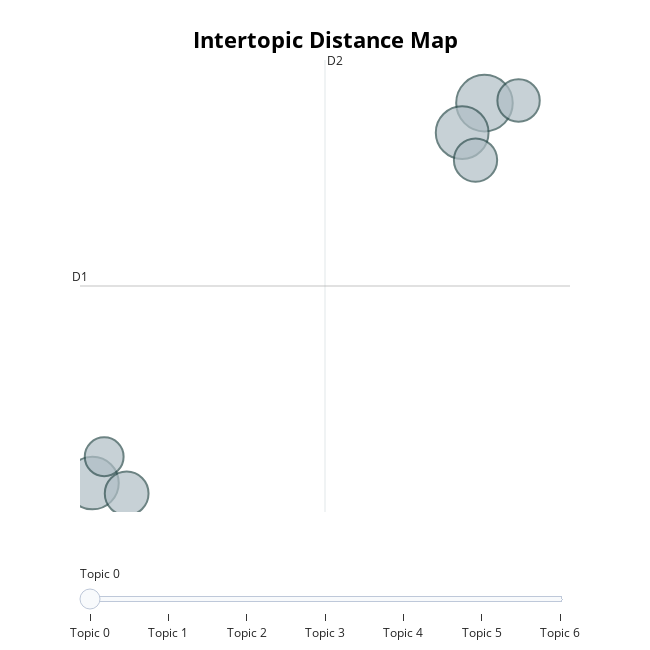

Notebook source saved alongside this figure:
### Code cell
topic_model.visualize_topics(custom_labels=True)

### Figure 1 — Plotly figure (JSON) as saved in the notebook; plotly's stock layout.template omitted (floating-point values rounded to 4 significant figures)
{"data": [{"customdata": [[0, "Driverless", 3498], [1, "Students", 3043], [2, "Venus", 3017], [3, "Mars", 2094], [4, "Vote", 2046], [5, "Pollution", 1961], [6, "World", 1648]], "hovertemplate": "<b>Topic %{customdata[0]}</b><br>%{customdata[1]}<br>Size: %{customdata[2]}", "legendgroup": "", "marker": {"color": "#B0BEC5", "line": {"color": "DarkSlateGrey", "width": 2}, "size": [3498, 3043, 3017, 2094, 2046, 1961, 1648], "sizemode": "area", "sizeref": 2.186, "symbol": "circle"}, "mode": "markers", "name": "", "orientation": "v", "showlegend": false, "type": "scatter", "x": [5.131, 4.76, -1.383, -0.8148, 4.982, 5.698, -1.188], "xaxis": "x", "y": [5.689, 5.06, -2.406, -2.628, 4.475, 5.746, -1.845], "yaxis": "y"}], "layout": {"annotations": [{"showarrow": false, "text": "D1", "x": -1.59, "y": 1.793, "yshift": 10}, {"showarrow": false, "text": "D2", "x": 2.481, "xshift": 10, "y": 6.608}], "height": 650, "hoverlabel": {"bgcolor": "white", "font": {"family": "Rockwell", "size": 16}}, "legend": {"itemsizing": "constant", "tracegroupgap": 0}, "margin": {"t": 60}, "shapes": [{"line": {"color": "#CFD8DC", "width": 2}, "type": "line", "x0": 2.481, "x1": 2.481, "y0": -3.023, "y1": 6.608}, {"line": {"color": "#9E9E9E", "width": 2}, "type": "line", "x0": -1.59, "x1": 6.552, "y0": 1.793, "y1": 1.793}], "sliders": [{"active": 0, "pad": {"t": 50}, "steps": [{"args": [{"marker.color": [["red", "#B0BEC5", "#B0BEC5", "#B0BEC5", "#B0BEC5", "#B0BEC5", "#B0BEC5"]]}], "label": "Topic 0", "method": "update"}, {"args": [{"marker.color": [["#B0BEC5", "red", "#B0BEC5", "#B0BEC5", "#B0BEC5", "#B0BEC5", "#B0BEC5"]]}], "label": "Topic 1", "method": "update"}, {"args": [{"marker.color": [["#B0BEC5", "#B0BEC5", "red", "#B0BEC5", "#B0BEC5", "#B0BEC5", "#B0BEC5"]]}], "label": "Topic 2", "method": "update"}, {"args": [{"marker.color": [["#B0BEC5", "#B0BEC5", "#B0BEC5", "red", "#B0BEC5", "#B0BEC5", "#B0BEC5"]]}], "label": "Topic 3", "method": "update"}, {"args": [{"marker.color": [["#B0BEC5", "#B0BEC5", "#B0BEC5", "#B0BEC5", "red", "#B0BEC5", "#B0BEC5"]]}], "label": "Topic 4", "method": "update"}, {"args": [{"marker.color": [["#B0BEC5", "#B0BEC5", "#B0BEC5", "#B0BEC5", "#B0BEC5", "red", "#B0BEC5"]]}], "label": "Topic 5", "method": "update"}, {"args": [{"marker.color": [["#B0BEC5", "#B0BEC5", "#B0BEC5", "#B0BEC5", "#B0BEC5", "#B0BEC5", "red"]]}], "label": "Topic 6", "method": "update"}]}], "title": {"font": {"color": "Black", "size": 22}, "text": "<b>Intertopic Distance Map</b>", "x": 0.5, "xanchor": "center", "y": 0.95, "yanchor": "top"}, "width": 650, "xaxis": {"anchor": "y", "domain": [0, 1], "range": [-1.59, 6.552], "title": {"text": ""}, "visible": false}, "yaxis": {"anchor": "x", "domain": [0, 1], "range": [-3.023, 6.608], "title": {"text": ""}, "visible": false}}}
